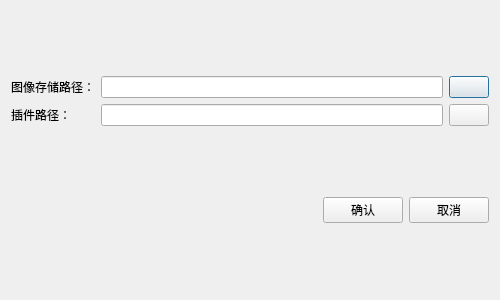
<?xml version="1.0" encoding="UTF-8"?>
<ui version="4.0">
 <class>camerasetting</class>
 <widget class="QDialog" name="camerasetting">
  <property name="geometry">
   <rect>
    <x>0</x>
    <y>0</y>
    <width>500</width>
    <height>300</height>
   </rect>
  </property>
  <property name="minimumSize">
   <size>
    <width>500</width>
    <height>250</height>
   </size>
  </property>
  <property name="windowTitle">
   <string>Dialog</string>
  </property>
  <layout class="QGridLayout" name="gridLayout_2">
   <item row="0" column="0" colspan="3">
    <layout class="QGridLayout" name="gridLayout">
     <item row="0" column="0">
      <widget class="QLabel" name="label">
       <property name="text">
        <string>图像存储路径：</string>
       </property>
      </widget>
     </item>
     <item row="0" column="1">
      <widget class="QLineEdit" name="lineEdit"/>
     </item>
     <item row="0" column="2">
      <widget class="QPushButton" name="storeButton">
       <property name="text">
        <string/>
       </property>
      </widget>
     </item>
     <item row="1" column="0">
      <widget class="QLabel" name="label_2">
       <property name="text">
        <string>插件路径：</string>
       </property>
      </widget>
     </item>
     <item row="1" column="1">
      <widget class="QLineEdit" name="lineEdit_2"/>
     </item>
     <item row="1" column="2">
      <widget class="QPushButton" name="pluginButton">
       <property name="text">
        <string/>
       </property>
      </widget>
     </item>
    </layout>
   </item>
   <item row="1" column="0">
    <spacer name="horizontalSpacer">
     <property name="orientation">
      <enum>Qt::Horizontal</enum>
     </property>
     <property name="sizeHint" stdset="0">
      <size>
       <width>207</width>
       <height>20</height>
      </size>
     </property>
    </spacer>
   </item>
   <item row="1" column="1">
    <widget class="QPushButton" name="confirmButton">
     <property name="text">
      <string>确认</string>
     </property>
    </widget>
   </item>
   <item row="1" column="2">
    <widget class="QPushButton" name="cancelButton">
     <property name="text">
      <string>取消</string>
     </property>
    </widget>
   </item>
  </layout>
 </widget>
 <resources/>
 <connections/>
</ui>
